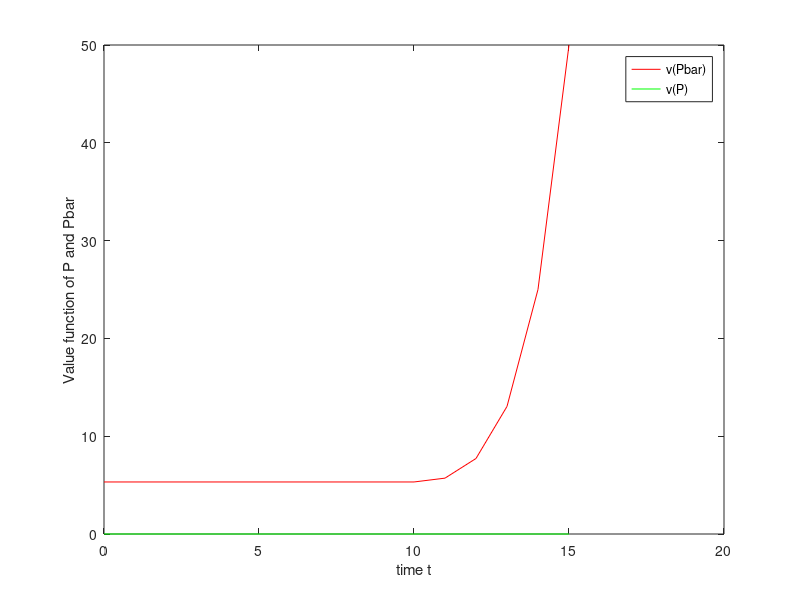

Here is the MATLAB script that generated this plot:
% EE 266 Final Problem 4 %
close all; clear all;

% (b) %
T = 15;
gam = 50;
p = zeros(1,T);
for i = 1:T,
    p(i) = min([1, .5 + .01*i]);
end

us = zeros(1,T);
v_Sbar = zeros(1,T);
v_S = 1:T;
for k = T:-1:1,
    expected_Sbar = 0;
    for i = 1:k-1,
        mult = 1;
        for j = i+1:k-1,
            mult = mult*(1-p(j));
        end
        expected_Sbar = expected_Sbar + mult*p(i)*i;
    end
    expression2 = gam;
    for j = 1:k-1,
        expression2 = expression2*(1-p(j));
    end
    expected_Sbar = expected_Sbar + expression2;
    v_Sbar(k) = expected_Sbar;
    if(expected_Sbar > k) us(k) = 1; end;
end

t = T-1:-1:0;
plot(t,v_S,'g',t,v_Sbar,'r');
xlabel('time t');
ylabel('Expected cost of S or Sbar assuming unparked with free spot');
legend('v(S)', 'v(Sbar)');

% (c) %
t = T:-1:0;
v_Pbar = v_Sbar;
temp = v_Pbar(us == 0);
v_Pbar(us == 0) = temp(1)*ones(size(v_Pbar(us == 0)));
v_Pbar = [v_Pbar v_Pbar(end)];
plot(t,v_Pbar,'r',t,zeros(1,T+1),'g');
legend('v(Pbar)','v(P)');
xlabel('time t');
ylabel('Value function of P and Pbar');
